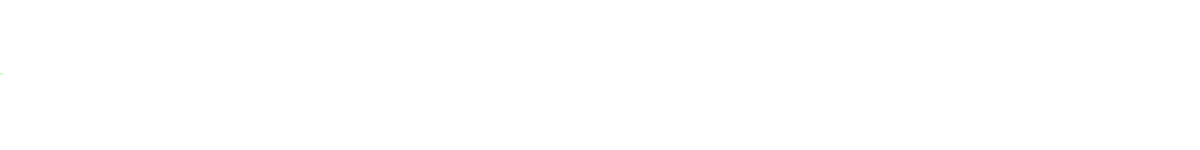
Frame 1 (no input)
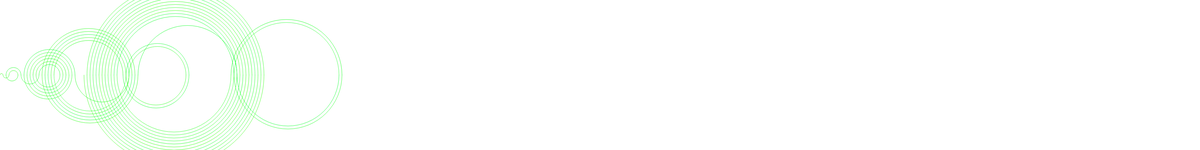
Frame 60 (no input)
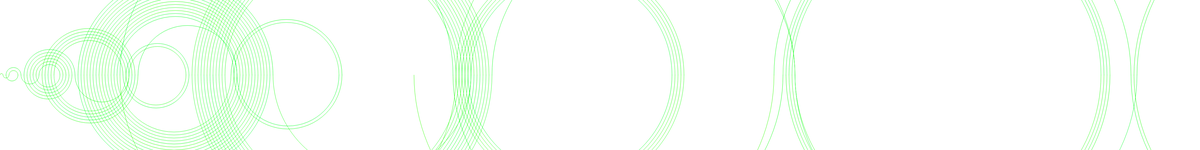
Frame 120 (the mouse pressed at the canvas centre since frame 60)

The p5.js sketch that drew these frames (run headless with seeded random() and noise() and a simulated clock; from frame 60 on, the mouse is pressed at the canvas centre):

// p5.js sketch
// ── sketch.js
let S = [];
let count = 0;
let active_num = 0;

function setup() {
  createCanvas(4000, 500);
  background(255, 255, 255);
  frameRate(20);
}

function draw() {
  step();
  drawStep();
}

function drawStep() {
  var scale = 10;
  var prev_num = scale * S[count-1];
  var num = scale * active_num;

  var x = (prev_num + num) /2;
  var y = height / 2;
  var w = abs(num - prev_num);
  var h = w;

  stroke(random(50), (255), random(50));

  noFill();
  arc(x, y, w, h, (count % 2 == 0) ? 0 : PI, (count % 2 == 0) ? PI : 0);
}

function step() {
  count++;
  S.push(active_num);
  console.log('active_num: ' + active_num +'  count: ' + count + '  sequence: ' + S);
  if (S.indexOf(active_num - count) > 0) {
    active_num += count;
  } else {
    if (active_num - count <= 0) {
      active_num += count;
    } else {
      active_num -= count;
    }
  }
}
